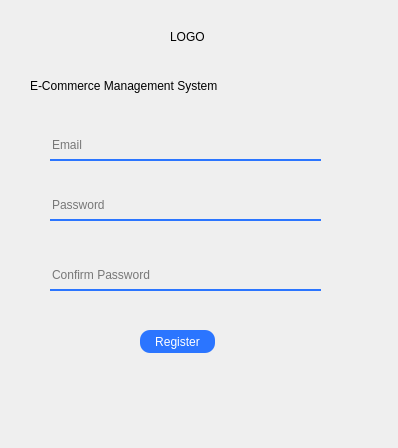
<?xml version="1.0" encoding="UTF-8"?>
<ui version="4.0">
 <class>Dialog</class>
 <widget class="QDialog" name="Dialog">
  <property name="geometry">
   <rect>
    <x>0</x>
    <y>0</y>
    <width>398</width>
    <height>448</height>
   </rect>
  </property>
  <property name="windowTitle">
   <string>Dialog</string>
  </property>
  <property name="styleSheet">
   <string notr="true"/>
  </property>
  <widget class="QWidget" name="signUpWidget" native="true">
   <property name="geometry">
    <rect>
     <x>-10</x>
     <y>-10</y>
     <width>411</width>
     <height>451</height>
    </rect>
   </property>
   <property name="minimumSize">
    <size>
     <width>401</width>
     <height>451</height>
    </size>
   </property>
   <property name="focusPolicy">
    <enum>Qt::ClickFocus</enum>
   </property>
   <property name="styleSheet">
    <string notr="true">QPushButton#registerBtn{
opacity:1;
background-color: rgb(43, 117, 255);
color:white;
font-size:12px;
border-radius:10px
}
QPushButton#registerBtn:pressed{
background-color:blue;
font-size:10px;
font-weight:Bold;
}</string>
   </property>
   <widget class="QLabel" name="label">
    <property name="geometry">
     <rect>
      <x>180</x>
      <y>40</y>
      <width>47</width>
      <height>13</height>
     </rect>
    </property>
    <property name="text">
     <string>LOGO</string>
    </property>
   </widget>
   <widget class="QLabel" name="title">
    <property name="geometry">
     <rect>
      <x>40</x>
      <y>80</y>
      <width>321</width>
      <height>31</height>
     </rect>
    </property>
    <property name="styleSheet">
     <string notr="true">font: 75 16pt &quot;MS Shell Dlg 2&quot;;</string>
    </property>
    <property name="text">
     <string>E-Commerce Management System</string>
    </property>
   </widget>
   <widget class="QLineEdit" name="EmailTxt">
    <property name="geometry">
     <rect>
      <x>60</x>
      <y>140</y>
      <width>271</width>
      <height>31</height>
     </rect>
    </property>
    <property name="styleSheet">
     <string notr="true">background-color:transparent;
border:0px 0px 0px 0px;
border-bottom:2px solid  rgb(43, 117, 255)</string>
    </property>
    <property name="placeholderText">
     <string>Email</string>
    </property>
   </widget>
   <widget class="QLineEdit" name="passwordTxt">
    <property name="geometry">
     <rect>
      <x>60</x>
      <y>200</y>
      <width>271</width>
      <height>31</height>
     </rect>
    </property>
    <property name="styleSheet">
     <string notr="true">background-color:transparent;
border:0px 0px 0px 0px;
border-bottom:2px solid rgb(43, 117, 255)</string>
    </property>
    <property name="placeholderText">
     <string>Password</string>
    </property>
   </widget>
   <widget class="QPushButton" name="registerBtn">
    <property name="geometry">
     <rect>
      <x>150</x>
      <y>340</y>
      <width>75</width>
      <height>23</height>
     </rect>
    </property>
    <property name="focusPolicy">
     <enum>Qt::ClickFocus</enum>
    </property>
    <property name="styleSheet">
     <string notr="true"/>
    </property>
    <property name="text">
     <string>Register</string>
    </property>
   </widget>
   <widget class="QLineEdit" name="passwordTxt_2">
    <property name="geometry">
     <rect>
      <x>60</x>
      <y>270</y>
      <width>271</width>
      <height>31</height>
     </rect>
    </property>
    <property name="styleSheet">
     <string notr="true">background-color:transparent;
border:0px 0px 0px 0px;
border-bottom:2px solid rgb(43, 117, 255)</string>
    </property>
    <property name="placeholderText">
     <string>Confirm Password</string>
    </property>
   </widget>
  </widget>
 </widget>
 <resources/>
 <connections/>
</ui>
